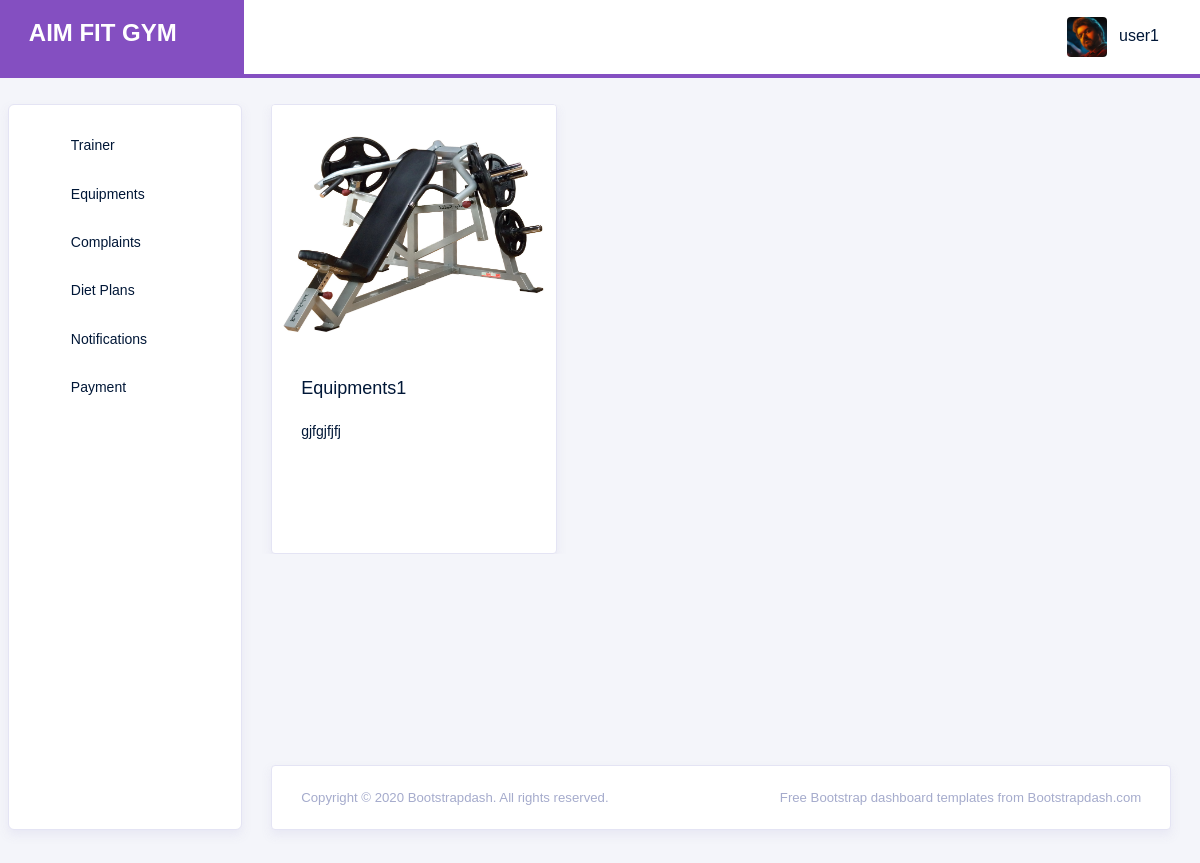
The app's page /userequipments_view (signed in) with its own data.
### aimfit_app/models.py (models this page shows, shortened)
class Login(AbstractUser):
    is_trainer=models.BooleanField(default=False)
    is_user=models.BooleanField(default=False)
    is_physician=models.BooleanField(default=False)
    is_customer=models.BooleanField(default=False)

class Customer(models.Model):
    user=models.OneToOneField(Login,on_delete=models.CASCADE,related_name='customer',null=True,blank=True)
    name=models.CharField(max_length=50)
    age = models.IntegerField()
    address = models.TextField()
    contact_no = models.CharField(max_length=10)
    image = models.ImageField(upload_to='pic')

class Equipments(models.Model):
    name=models.CharField(max_length=50)
    image=models.ImageField()
    discrition=models.TextField()

### aimfit_app/views.py (the view)
# urls.py: path('userequipments_view',views.userequipments_view,name='userequipments_view'),
def userequipments_view(request):
    equipments = Equipments.objects.all()
    return render(request, 'usertemp/userequipments_view.html', {'equipments': equipments})

### templates/usertemp/userequipments_view.html (shortened to what this page needs)
{% extends 'usertemp/user_home.html' %}
{% block content %}
    {% for i in equipments %}
<div class="col-4">
  <div class="card-deck">
<div class="card" style="width: 25rem;">
  <img src="{{i.image.url}}" width="350px" height="250px" class="card-img-top" alt="...">
  <div class="card-body">
    <h5 class="card-title">{{i.name}}</h5>
    <p class="card-text">{{i.discrition}}</p>
  </div>
</div>
</div>
</div>
   {% endfor %}
{% endblock %}

### templates/usertemp/user_home.html (shortened to what this page needs)
<!DOCTYPE html>
<html lang="en">
{% load static %}
<head>
  <link rel="stylesheet" href="{% static 'assets/vendors/typicons/typicons.css' %}">
  <link rel="stylesheet" href="{% static 'assets/vendors/css/vendor.bundle.base.css' %}">
  <link rel="stylesheet" href="{% static 'assets/css/vertical-layout-light/style.css' %}">
</head>
<body>
  <div class="container-scroller">
    <nav class="navbar col-lg-12 col-12 p-0 fixed-top d-flex flex-row">
      <div class="navbar-brand-wrapper d-flex justify-content-center">
        <div class="navbar-brand-inner-wrapper d-flex justify-content-between align-items-center w-100">
          <h4 class="clss"><b>AIM FIT GYM</b></h4>
          <button class="navbar-toggler navbar-toggler align-self-center" type="button" data-toggle="minimize">
            <span class="typcn typcn-th-menu"></span>
          </button>
        </div>
      </div>
      <div class="navbar-menu-wrapper d-flex align-items-center justify-content-end">
        <ul class="navbar-nav mr-lg-2">
          <li class="nav-item nav-profile dropdown">
            <a class="nav-link" href="#" data-toggle="dropdown" id="profileDropdown">
              <img src="{{request.user.customer.image.url}}" alt="profile"/>
              <span class="nav-profile-name">{{ request.user }}</span>
            </a>
          </li>
      </div>
    </nav>
    <div class="container-fluid page-body-wrapper">
      <nav class="sidebar sidebar-offcanvas" id="sidebar">
        <ul class="nav">
          <li class="nav-item">
            <a class="nav-link" data-toggle="collapse" href="#ui-basic" aria-expanded="false" aria-controls="ui-basic">
              <i class="typcn typcn-document-text menu-icon"></i>
              <span class="menu-title">Trainer</span>
              <i class="menu-arrow"></i>
            </a>
          </li>
          <li class="nav-item">
            <a class="nav-link" data-toggle="collapse" href="#charts" aria-expanded="false" aria-controls="charts">
              <i class="typcn typcn-chart-pie-outline menu-icon"></i>
              <span class="menu-title">Equipments</span>
              <i class="menu-arrow"></i>
            </a>
          </li>
          <li class="nav-item">
            <a class="nav-link" data-toggle="collapse" href="#tables" aria-expanded="false" aria-controls="tables">
              <i class="typcn typcn-th-small-outline menu-icon"></i>
              <span class="menu-title">Complaints</span>
              <i class="menu-arrow"></i>
            </a>
          </li>
          <li class="nav-item">
            <a class="nav-link" data-toggle="collapse" href="#icons" aria-expanded="false" aria-controls="icons">
              <i class="typcn typcn-compass menu-icon"></i>
              <span class="menu-title">Diet Plans</span>
              <i class="menu-arrow"></i>
            </a>
          </li>
          <li class="nav-item">
            <a class="nav-link" data-toggle="collapse" href="#auth" aria-expanded="false" aria-controls="auth">
              <i class="typcn typcn-user-add-outline menu-icon"></i>
              <span class="menu-title">Notifications</span>
              <i class="menu-arrow"></i>
            </a>
          </li>
          <li class="nav-item">
            <a class="nav-link" data-toggle="collapse" href="#error" aria-expanded="false" aria-controls="error">
              <i class="typcn typcn-globe-outline menu-icon"></i>
              <span class="menu-title">Payment</span>
              <i class="menu-arrow"></i>
            </a>
          </li>
        </ul>
      </nav>
      <div class="main-panel">
        <div class="content-wrapper">
          <div class="row">
            {% block content %}
            {% endblock %}
            <div class="col-xl-6 grid-margin stretch-card flex-column">
              <div class="row">
              </div>
              <div class="row h-100">
                <div class="col-md-6 stretch-card grid-margin grid-margin-md-0">
                </div>
                <div class="col-md-6 stretch-card">
                </div>
              </div>
            </div>
          </div>
          <div class="row">
          </div>
          <div class="row">
          </div>
        </div>
        <footer class="footer">
            <div class="card">
                <div class="card-body">
                    <div class="d-sm-flex justify-content-center justify-content-sm-between">
                        <span class="text-muted text-center text-sm-left d-block d-sm-inline-block">Copyright © 2020 <a href="https://www.bootstrapdash.com/" class="text-muted" target="_blank">Bootstrapdash</a>. All rights reserved.</span>
                        <span class="float-none float-sm-right d-block mt-1 mt-sm-0 text-center text-muted">Free <a href="https://www.bootstrapdash.com/" class="text-muted" target="_blank">Bootstrap dashboard</a> templates from Bootstrapdash.com</span>
                    </div>
                </div>
            </div>
        </footer>
      </div>
    </div>
  </div>
</body>
</html>

### templates/usertemp/user_home.html (style rules this page uses)
.clss { color: white; }

### templates/usertemp/userequipments_view.html (style rules this page uses)
.card-deck { height : 450px; overflow-y: auto; }

### records on screen
Login: user.customer.image (picture), user "user1"
Equipments: image (picture), name "Equipments1", discrition "gjfgjfjfj"
